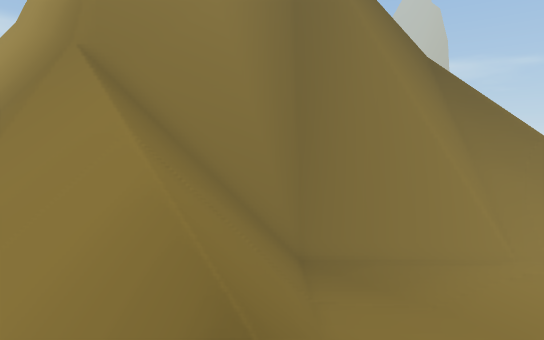
view 1 (above)

13 first-person views from a walk through a scene from a Unity 3-D project. The camera is 1.4 m above the floor, tilts 6° down and sees 80° across. The floor is counted in squares, 2 m on a side. Each view is taken from the middle of a square. On the plan, view 1 faces up. The plan holds only what a view shows up to about 10 squares ahead; the rest is blank. The place goes on beyond the plan. Some animated figures are left out.

view 2
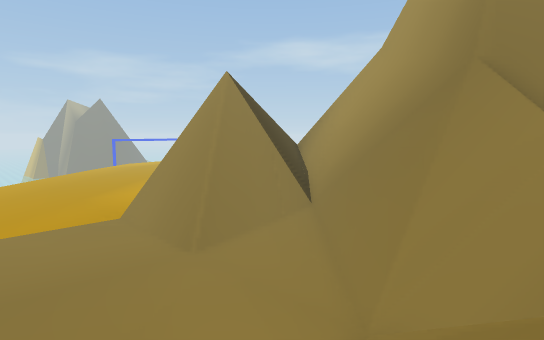

view 3
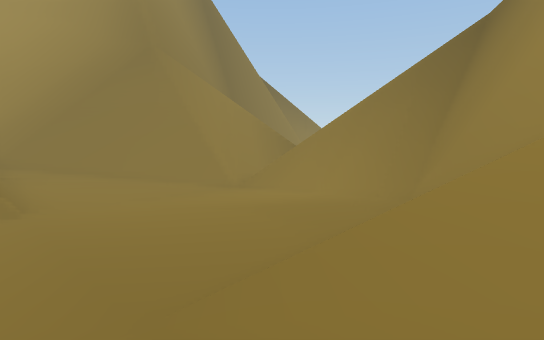

view 4
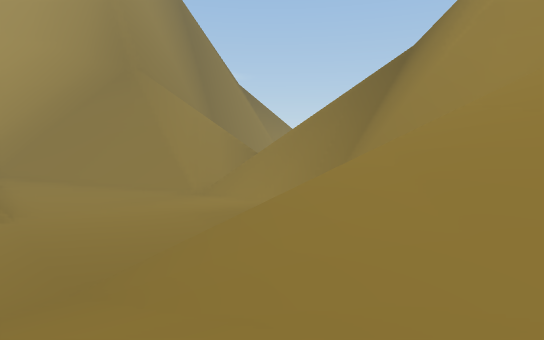

view 5
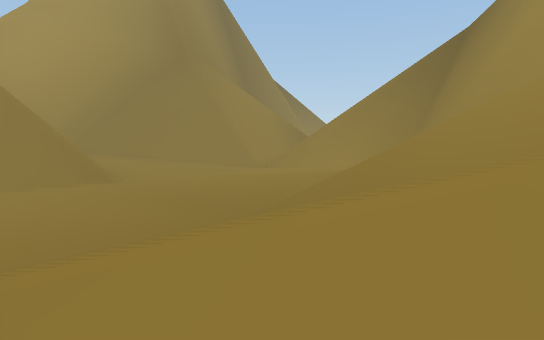

view 6
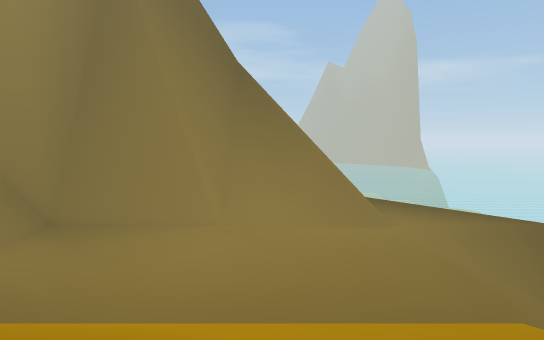

view 7
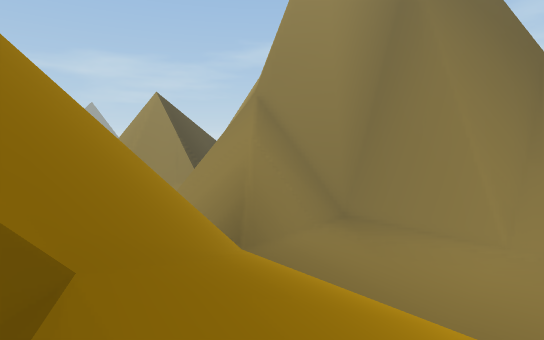

view 8
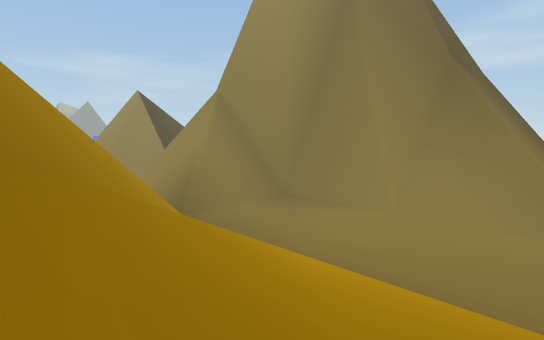

view 9
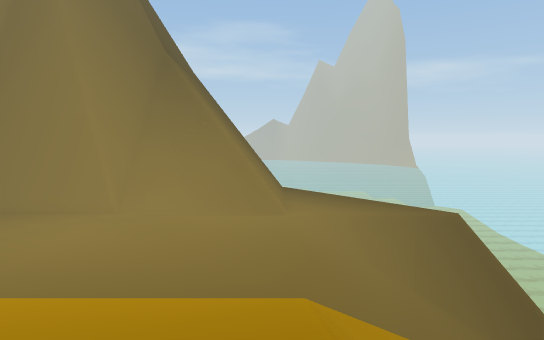

view 10
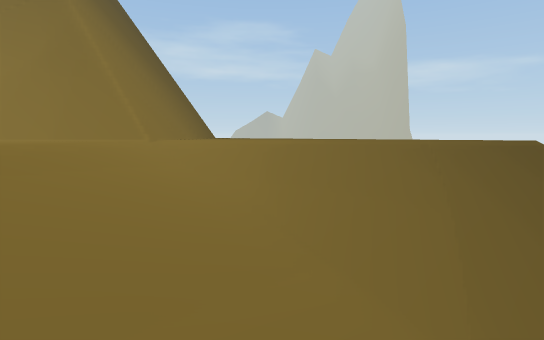

view 11
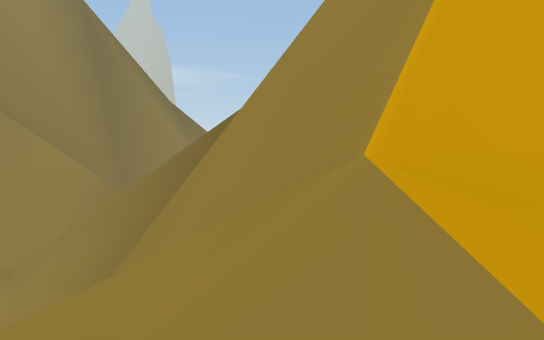

view 12
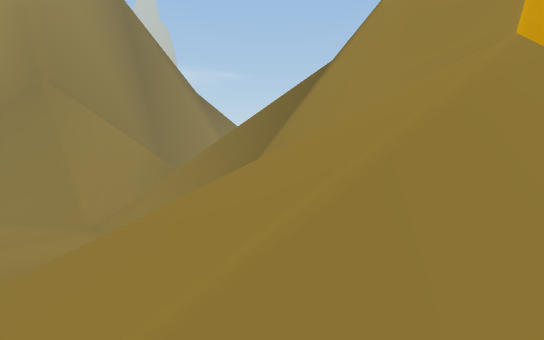

view 13
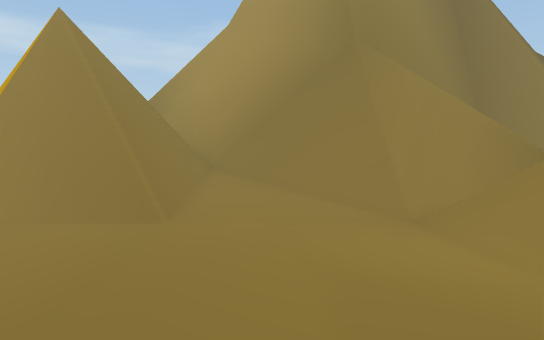

### Floor plan
Key: @ floor where view 1 was taken; # wall or solid block; . main floor; : floor 0.75 m higher than the main floor; + floor 1.5 m higher than the main floor; * floor 2.25 m higher than the main floor; % floor 4 m higher than the main floor; & floor 4.75 m higher than the main floor; / step, stairs or slope; = window, fence, low wall or low ledge; v drop or lower ground.
Columns run from 12 left of view 1 to 15 right of it. Each row starts with its distance up from view 1.
 12                       #
 11                       #
 10                       #
  9      ##               #.../
  8    #  ####      #######..../
  7   ### vv##########=====.....
  6   #=###v/////........../////
  5   #=+##v/////........../////
  4   #=::##/////........../////
  3 ###=:::#/////..........////
  2 ........// //=///////////
  1 ....:::://   ##////////v
  0 ....::::/// @v##///////
 -1 ....:::://// vv##/////
 -2 ....:::://///vv ##/////
 -3 ::://///#####vvv ##&&&%
 -4 +++/////####v/
 -5 /++//// ## v
 -6 //*/////##
 -7   //////##
 -8      ////#

Positions as (right, up) in squares from view 1, and headings:
1: (0, 0), facing up
2: (-2, -2), facing up-left
3: (-10, -5), facing up-right
4: (-10, -7), facing up-right
5: (-12, -6), facing up-right
6: (7, -2), facing up
7: (7, -3), facing up-left
8: (10, -3), facing up-left
9: (10, -2), facing up
10: (12, 3), facing up
11: (-5, -8), facing up-right
12: (-7, -8), facing up-right
13: (-7, -4), facing up
